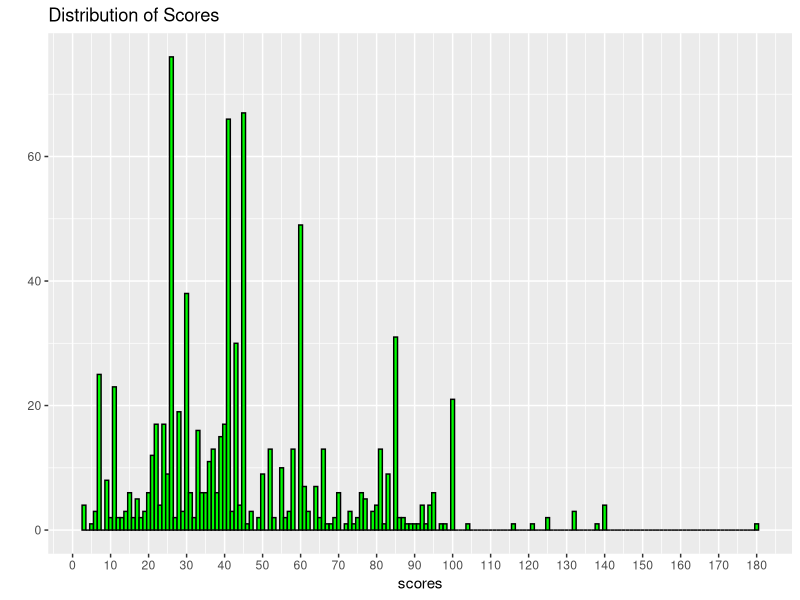
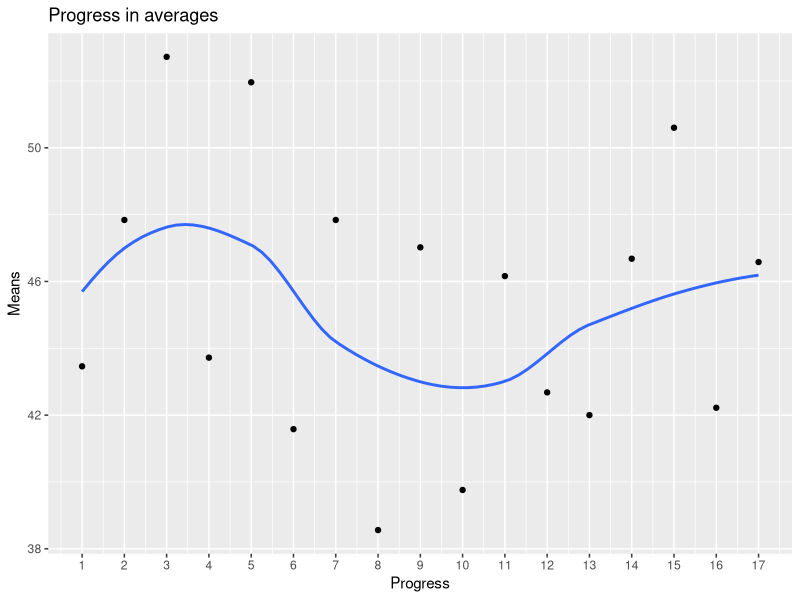
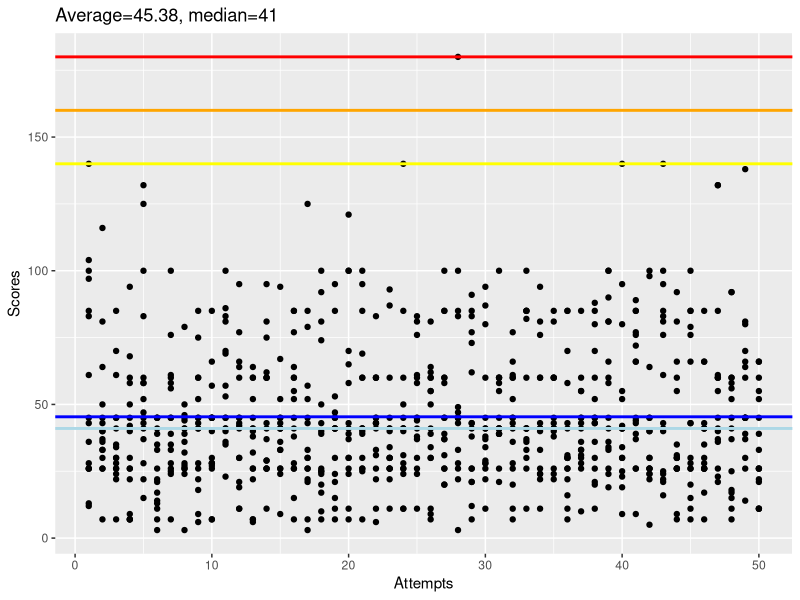

The R source for these figures, in order:
library(ggplot2)
#Scores1 28NOV16
scores1 <- c(26,33,85,60,41,35,7,26,52,45,53,45,26,43,41,55,30,40,41,121,39,43,30,40,44,60,26,3,12,26,41,45,11,81,41,85,45,43,100,34,72,30,43,66,26,28,36,41,66,11)
#Scores2 16JAN17
scores2 <- c(41,30,33,25,100,23,40,9,50,100,43,45,60,49,85,83,58,17,45,65,50,30,24,52,86,58,28,41,52,100,45,30,45,73,73,25,100,14,50,26,85,45,26,44,21,15,39,45,43,26)
#Scores3 23JAN17
scores3 <- c(85,40,70,9,58,45,26,45,85,7,23,30,22,41,45,28,26,100,95,100,41,45,26,26,81,30,31,180,85,41,60,66,100,26,81,16,33,70,24,30,45,45,140,81,30,41,60,17,60,45)
#Scores4 01FEB17
scores4 <- c(97,36,26,30,28,11,39,26,22,45,86,30,41,37,9,85,85,39,53,70,95,33,26,11,26,34,20,49,41,94,45,60,41,22,60,30,43,45,36,95,39,26,95,7,28,66,26,7,80,11)
#Scores5 06FEB17
scores5 <- c(100,37,45,68,132,41,58,32,41,28,36,95,60,60,36,38,7,92,21,100,26,83,60,28,45,55,45,47,77,60,100,7,85,41,45,43,36,26,19,25,66,64,76,26,76,26,55,58,45,26)
#Scores6 15FEB17
scores6 <- c(36,30,22,22,100,13,24,28,28,45,100,11,32,26,26,64,26,50,30,11,100,6,45,31,11,41,60,85,43,22,26,77,41,40,41,30,26,21,81,55,85,24,21,30,85,26,60,18,64,60)
#Scores7 20FEB17
scores7 <- c(26,64,35,26,47,45,28,24,60,30,40,60,7,60,41,15,30,7,85,65,69,45,34,140,38,81,37,33,73,38,58,60,41,33,41,85,41,80,81,30,85,100,61,30,43,30,40,11,37,22)
#Scores8 22FEB17
scores8 <- c(83,33,34,26,52,3,56,36,43,26,70,64,6,81,33,52,3,25,24,30,7,60,40,11,76,11,60,45,91,28,21,26,82,24,85,11,30,11,33,80,43,26,40,26,20,43,37,56,14,11)
#Scores9 28FEB17
scores9 <- c(13,26,45,7,37,17,25,27,45,45,41,19,26,95,45,60,22,26,7,37,30,60,41,85,58,9,85,45,26,87,39,45,60,24,26,58,85,85,90,23,9,40,81,60,15,35,132,60,138,55)
#Scores10 05MAR17
scores10 <- c(12,7,24,45,125,33,61,50,9,66,45,42,64,11,26,41,57,74,47,24,41,41,30,50,24,62,20,83,21,28,39,11,37,94,24,26,28,36,26,9,26,22,83,30,79,17,41,45,26,26)
#Scores11 06MAR17
scores11 <- c(104,26,26,50,15,14,33,39,18,7,35,43,40,29,94,60,125,10,45,7,60,60,22,45,37,39,85,43,38,37,41,43,33,41,38,26,33,88,58,19,89,30,25,31,26,66,132,92,45,66)
#Scores12 06MAR17
scores12 <- c(26,40,7,42,58,39,45,41,45,28,45,41,52,75,24,77,43,17,41,26,60,31,93,24,61,7,58,45,83,29,60,36,85,43,43,22,55,43,45,41,37,5,16,35,43,7,85,52,45,33)
#Scores13 15MAR17
scores13 <- c(43,81,41,7,60,22,45,3,6,28,81,45,41,26,52,26,45,43,41,30,41,11,87,41,30,50,100,45,26,11,55,41,41,11,60,7,10,45,100,140,26,26,24,26,11,26,60,92,70,21)
#Scores14 20MAR17
scores14 <- c(140,43,30,58,22,45,60,41,60,40,41,66,45,60,33,85,33,24,11,43,85,22,30,60,41,60,37,28,21,34,41,61,30,76,40,30,31,52,34,41,76,45,85,92,7,41,61,37,30,26)
#Scores15 22MAR17
scores15 <- c(45,116,61,40,43,7,76,44,41,27,57,77,7,26,41,26,52,81,15,58,26,43,11,41,60,64,39,100,43,45,39,52,85,41,22,70,60,60,60,52,77,40,100,9,100,85,21,25,81,39)
#Scores16 22MAR17
scores16 <- c(61,45,30,94,45,21,35,46,26,57,69,21,60,62,67,45,21,20,41,39,25,43,26,41,45,30,26,26,7,41,60,28,26,60,41,31,55,20,41,42,44,24,41,55,85,41,45,60,45,52)
#Scores17 29MAR17
scores17 <- c(28,50,28,7,83,26,100,79,75,85,83,11,38,29,43,7,79,25,45,41,40,26,41,26,83,55,45,22,62,80,41,20,36,60,60,41,45,30,66,41,66,98,22,26,66,26,23,15,39,66)


ScoreTable <- data.frame(1:50,scores1,scores2,scores3,scores4,scores5,scores6,scores7,
                         scores8,scores9,scores10,scores11,scores12,scores13,scores14,
                         scores15,scores16,scores17)
colnames(ScoreTable)[1] <- 'Attempts'

scores <- NULL
for(i in 2:length(ScoreTable[1,])){scores <- append(scores,ScoreTable[,i],length(scores))}

listofmeans <- NULL
for(i in 1:length(ScoreTable[1,])-1){listofmeans[i] <- mean(ScoreTable[,i+1])}

#Score distribution
qplot(x=scores,binwidth=1,fill=I('green'),col=I('black'),main = 'Distribution of Scores')+
  scale_x_continuous(breaks=seq(0,180,10))

#Running averages
qplot(x=seq_along(listofmeans),y=listofmeans,geom=c('point','smooth'),
      se=F,xlab='Progress',ylab='Means',main = 'Progress in averages')+
  scale_x_continuous(breaks=seq(0,length(listofmeans),1))

#Overall scores
gg <- ggplot(ScoreTable,aes(Attempts))
gg <- gg + ggtitle(paste('Average=',round(mean(scores),2),', median=',median(scores),sep=''))
gg <- gg + geom_point(aes(y=ScoreTable[,2]))
for(i in 3:(length(scores)/50)+1){gg <- gg + geom_point(y=ScoreTable[,i])}
gg <- gg + geom_hline(color='blue',yintercept=mean(scores),size=1)
gg <- gg + geom_hline(color='lightblue',yintercept=median(scores),size=1)
gg <- gg + geom_hline(color='yellow',yintercept=140,size=1)
gg <- gg + geom_hline(color='orange',yintercept=160,size=1)
gg <- gg + geom_hline(color='red',yintercept=180,size=1)
gg <- gg + labs(y='Scores')
gg
